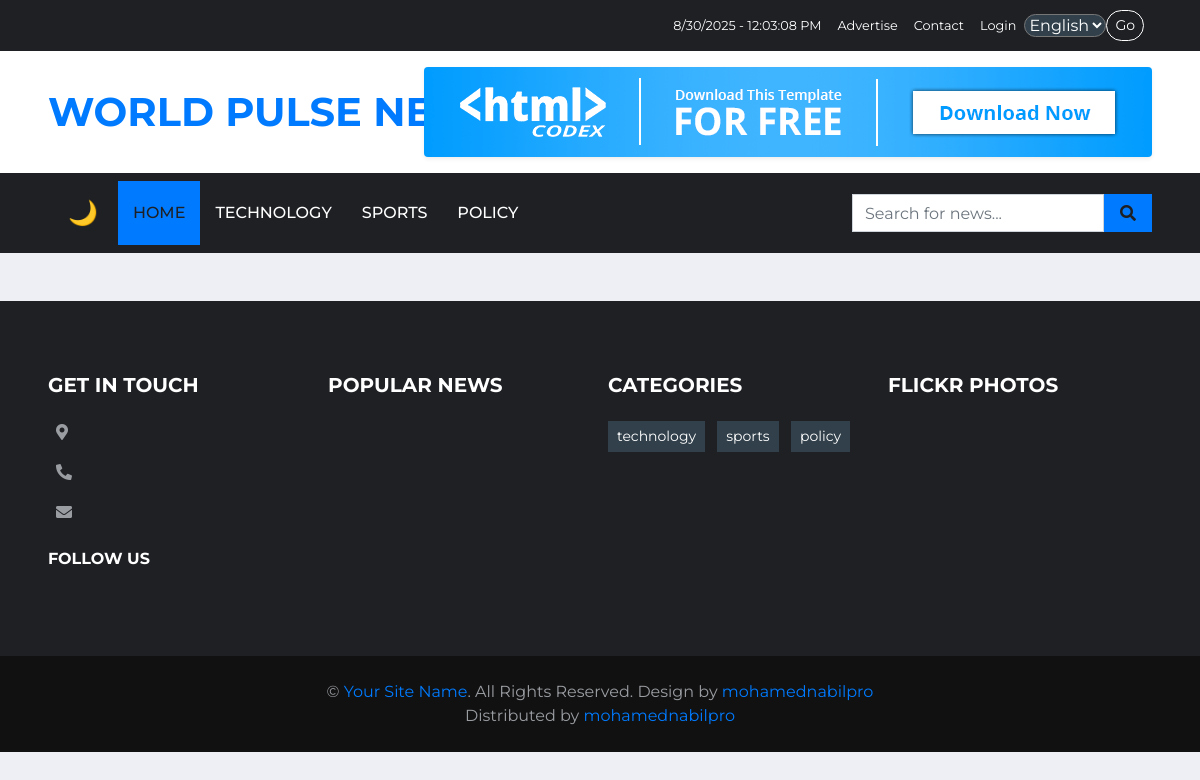
Before: /en/search/ with the older database file.
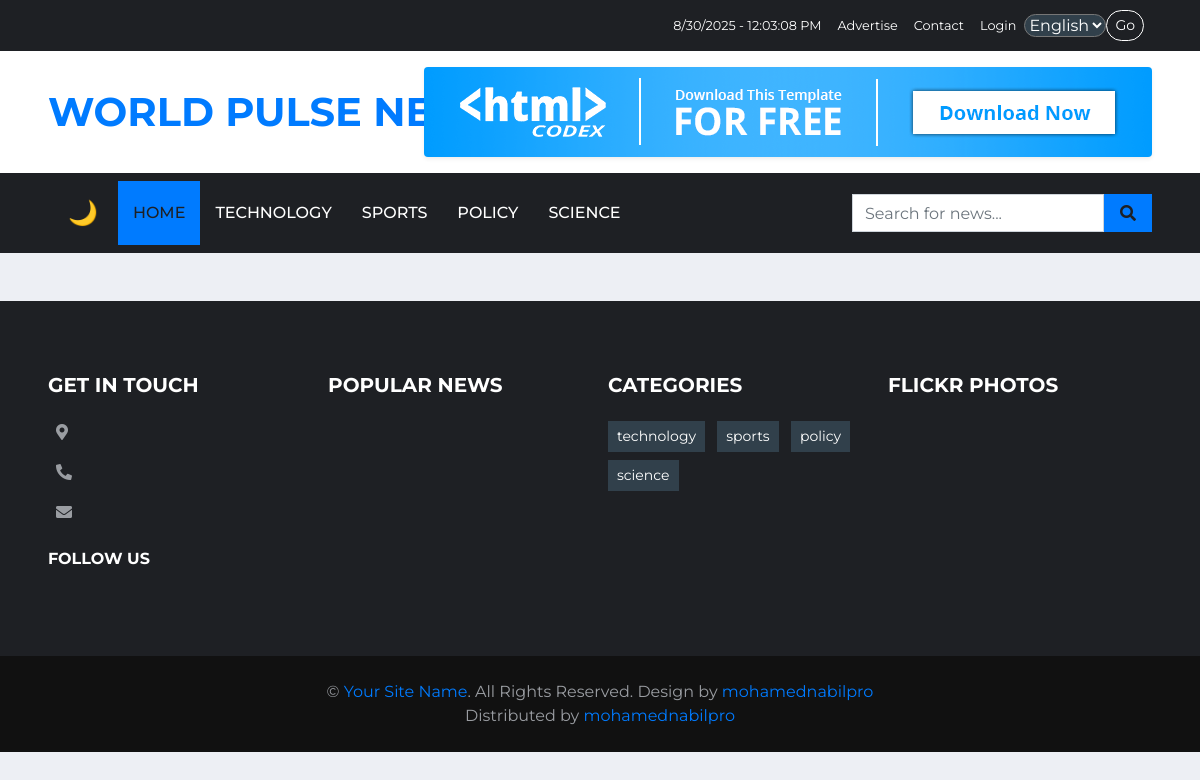
After: the same page with the newer database file.
### main_core/models.py (models this page shows, shortened)
class NewsCategory(models.Model):
    name = models.CharField(max_length=200, unique=True)
    slug = models.SlugField(max_length=200, unique=True, blank=True)
    description = models.TextField(blank=True, null=True)
    class Meta:
        verbose_name_plural = "News Categories"

### main_core/views.py (the view)
# urls.py: path("search/", views.search_articles, name="search_articles"),
def search_articles(request):
    query = request.GET.get("q")  # الكلمة اللي المستخدم كتبها
    results = []
    if query:
        results = NewsArticle.objects.filter(
            Q(title__icontains=query) | Q(content__icontains=query)
        )
    return render(request, "search_results.html", {
        "query": query,
        "results": results,
        "categories": NewsCategory.objects.all(),
    })

### main_core/templates/search_results.html (shortened to what this page needs)
{% extends "base.html" %}

### templates/parts/navbar.html (shortened to what this page needs)
{% load static %}
{% load i18n %}
{% if LANGUAGE_CODE == 'ar' %}
<div class="container-fluid p-0" style="position: sticky; top: 0; z-index: 100;" dir="rtl">
  <nav class="navbar navbar-expand-lg bg-dark navbar-dark py-2 px-lg-5">
    <button type="button" class="navbar-toggler" data-toggle="collapse" data-target="#navbarCollapseAR">
      <span class="navbar-toggler-icon"></span>
    </button>
    <div class="collapse navbar-collapse justify-content-between" id="navbarCollapseAR">
      <div class="navbar-nav ml-auto py-0">
        <button id="darkModeToggle" class="dark-mode-btn">🌙</button>
        <a href="{% url 'main_core:home' %}" class="nav-item nav-link active">الرئيسية</a>
        {% for NewsCategory in categories|slice:":4" %}
          <a href="{% url 'main_core:category_list' NewsCategory.slug %}"
             class="nav-item nav-link">{% trans NewsCategory.name %}</a>
        {% endfor %}
        {% if categories|length > 4 %}
        <div class="nav-item dropdown">
          <a href="#" class="nav-link dropdown-toggle" data-toggle="dropdown">المزيد</a>
          <div class="dropdown-menu bg-dark border-0">
            {% for NewsCategory in categories|slice:"4:" %}
              <a href="{% url 'main_core:category_list' NewsCategory.slug %}"
                 class="dropdown-item text-light">{% trans NewsCategory.name %}</a>
            {% endfor %}
          </div>
        </div>
        {% endif %}
      </div>
      <div class="input-group mr-auto mt-2 mt-lg-0 d-lg-flex" style="max-width: 300px;">
        <form class="d-flex w-100" role="search" method="get" action="{% url 'main_core:search_articles' %}">
          <input class="form-control" type="search" name="q" placeholder="ابحث عن خبر..." aria-label="Search">
          <button class="input-group-text bg-primary text-dark border-0 px-3" type="submit">
            <i class="fa fa-search"></i>
          </button>
        </form>
      </div>
    </div>
  </nav>
</div>
{% else %}
<div class="container-fluid p-0" style="position: sticky; top: 0; z-index: 100;" dir="ltr">
  <nav class="navbar navbar-expand-lg bg-dark navbar-dark py-2 px-lg-5">
    <div class="collapse navbar-collapse justify-content-between" id="navbarCollapseEN">
      <div class="navbar-nav py-0">
        <button id="darkModeToggle" class="dark-mode-btn">🌙</button>
        <a href="{% url 'main_core:home' %}" class="nav-item nav-link active">Home</a>
        {% for NewsCategory in categories|slice:":4" %}
          <a href="{% url 'main_core:category_list' NewsCategory.slug %}"
             class="nav-item nav-link">{% trans NewsCategory.name %}</a>
        {% endfor %}
      </div>
      <div class="input-group ml-auto mt-2 mt-lg-0 d-lg-flex" style="max-width: 300px;">
        <form class="d-flex w-100" role="search" method="get" action="{% url 'main_core:search_articles' %}">
          <input class="form-control" type="search" name="q" placeholder="Search for news..." aria-label="Search">
          <button class="input-group-text bg-primary text-dark border-0 px-3" type="submit">
            <i class="fa fa-search"></i>
          </button>
        </form>
      </div>
    </div>
  </nav>
</div>
{% endif %}

### templates/parts/footer.html (shortened to what the changed rows need)
{% load static %}
{% load i18n %}
{% if LANGUAGE_CODE == 'ar' %}
<div class="container-fluid bg-dark pt-5 px-sm-3 px-md-5 mt-5" dir="rtl">
    <div class="row py-4">
        <div class="col-lg-3 col-md-6 mb-5 text-right">
            <h5 class="mb-4 text-white text-uppercase font-weight-bold">اتصل بنا</h5>
            <p class="font-weight-medium"><i class="fa fa-map-marker-alt ml-2"></i>{{ information.location }}</p>
            <p class="font-weight-medium"><i class="fa fa-phone-alt ml-2"></i>{{ information.phone }}</p>
            <p class="font-weight-medium"><i class="fa fa-envelope ml-2"></i>{{ information.email }}</p>
            <h6 class="mt-4 mb-3 text-white text-uppercase font-weight-bold">تابعنا</h6>
            <div class="d-flex justify-content-end">
                {% for icon in social_media_icons %}
                   <a class="btn btn-lg btn-secondary btn-lg-square ml-2" href="{{ icon.link }}"><i class="fab {{ icon.icon_name }}"></i></a>
                {% endfor %}
            </div>
        </div>
        <div class="col-lg-3 col-md-6 mb-5 text-right">
            <h5 class="mb-4 text-white text-uppercase font-weight-bold">أخبار شائعة</h5>
            {% for NewsArticle in popular_articles %}
            <div class="mb-3">
                <div class="mb-2">
                    <a class="badge badge-primary text-uppercase font-weight-semi-bold p-1 ml-2" href="">{{ NewsArticle.category }}</a>
                    <a class="text-body" href=""><small>{{ NewsArticle.created_at|date:"d F, Y" }}</small></a>
                </div>
                <a class="small text-body text-uppercase font-weight-medium" href="">{{ NewsArticle.title }}</a>
            </div>
            {% endfor %}
        </div>
        <div class="col-lg-3 col-md-6 mb-5 text-right">
            <h5 class="mb-4 text-white text-uppercase font-weight-bold">التصنيفات</h5>
            <div class="m-n1">
            {% for NewsCategory in categories %}
                <a href="{% url 'main_core:category_list' NewsCategory.slug %}" class="btn btn-sm btn-secondary m-1">{{ NewsCategory.name }}</a>
                {% endfor %}
            </div>
        </div>
        <div class="col-lg-3 col-md-6 mb-5">
            <h5 class="mb-4 text-white text-uppercase font-weight-bold">معرض الصور</h5>
            <div class="row">
                {% for photo in photos %}
                <div class="col-4 mb-3">
                    <a href="{{ photo.image.url }}" target="_blank" class="flickr-photo">
                        <img class="w-100"
                            src="{{ photo.image.url }}"
                            alt="{{ photo.title }}">
                    </a>
                </div>
                {% endfor %}
            </div>
        </div>
    </div>
</div>
<div class="container-fluid py-4 px-sm-3 px-md-5" style="background: #111111;" dir="rtl">
    <p class="m-0 text-center">
        © <a href="#">موقع أخبار الأعمال</a>. جميع الحقوق محفوظة.
        <br/>تصميم بواسطة <a href="https://mohamednabilpro.netlify.app/">mohamednabilpro</a>
        <br/>موزع من <a href="https://mohamednabilpro.netlify.app/">mohamednabilpro</a>
    </p>
</div>
{% else %}
    <div class="container-fluid bg-dark pt-5 px-sm-3 px-md-5 mt-5">
        <div class="row py-4">
            <div class="col-lg-3 col-md-6 mb-5">
                <div class="m-n1">
            {% for NewsCategory in categories %}
                <a href="{% url 'main_core:category_list' NewsCategory.slug %}" class="btn btn-sm btn-secondary m-1">{{ NewsCategory.name }}</a>
                {% endfor %}
                </div>
            </div>
        </div>
    </div>
{% endif %}

Changed rows visible on the page:
added NewsCategory: name "science"
